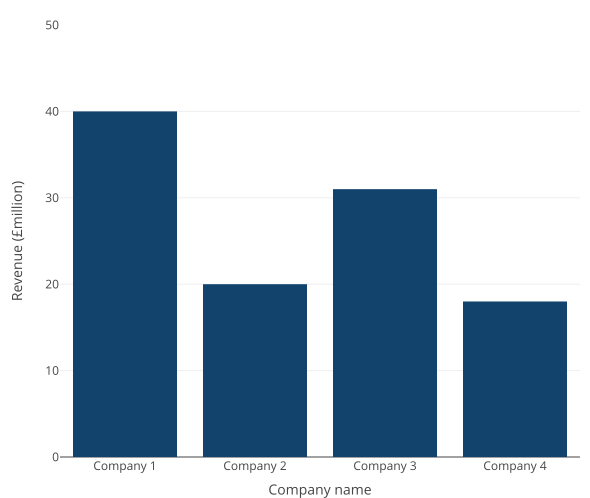

The script that drew this image:
# Example R code to create simple bar chart

# Package dependencies ----
library(plotly)

# Example data ----
companies <- c("Company 1", "Company 2", "Company 3", "Company 4")
revenue <- c(40, 20, 31, 18)
revenue_data <- data.frame(companies, revenue)

# Making chart ----
fig <- plot_ly(revenue_data,
  x = ~companies,
  y = ~revenue,
  name = "Company revenue",
  type = "bar",
  marker = list(color = "#12436D")
) %>% 
  layout(
    xaxis = list(title = "Company name"),
    yaxis = list(title = "Revenue (£million)", 
                 range = list(0,50))
  )

# Saving as SVG ----
# This sets the preview in RStudio to give SVG download as default
fig %>% 
  config(
    toImageButtonOptions = list(
      format = "svg",
      filename = "simple_bar"
    )
  )

# Finally, in the viewer pane click on the camera to download plot

# For more customisation options in plotly go to https://plotly.com/r/bar-charts/
